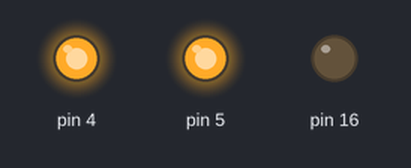
Bench run of a sketch on a simulated Arduino Uno, built with avr-gcc and run on an emulated ATmega328P. On the bench: output pins drawn as LEDs (lit = HIGH).

Above: at 0.5 s.
At 1.5 s:
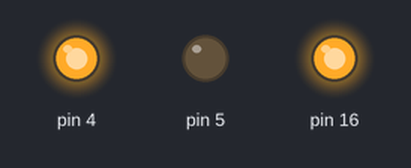
At 5.5 s:
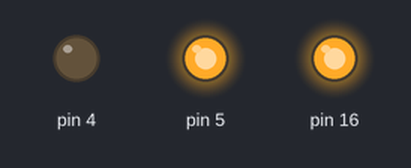
Timing chart, 0 to 6.9 s (numbered marks = the images above):
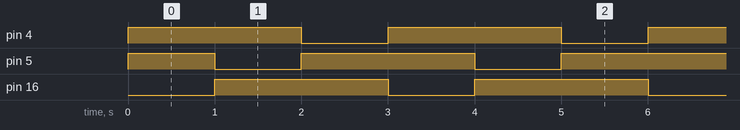

Measured:
- by itself, pin 4, pin 16: alternates HIGH for 2.0 s and LOW for 1.0 s
- by itself, pin 5: repeats every 3.0 s: LOW 1.0 s, HIGH 2.0 s
- by itself, everything shown: repeats every 3.0 s, in 3 steps

The sketch:

9_RGB_Led_ESP8266.ino
```cpp
void setup()
 {
   pinMode(16,HIGH);
   pinMode(5,HIGH);
   pinMode(4,HIGH);
 }
 void loop()
 {
    // BLUE LED ON
    digitalWrite(16,LOW);
    digitalWrite(5,HIGH);
    digitalWrite(4,HIGH);
    delay(1000);
    // GREEN LED ON
    digitalWrite(16,HIGH);
    digitalWrite(5,LOW);
    digitalWrite(4,HIGH);
    delay(1000);
    // RED LED ON
    digitalWrite(16,HIGH);
    digitalWrite(5,HIGH);
    digitalWrite(4,LOW);
    delay(1000);
 }  
```
